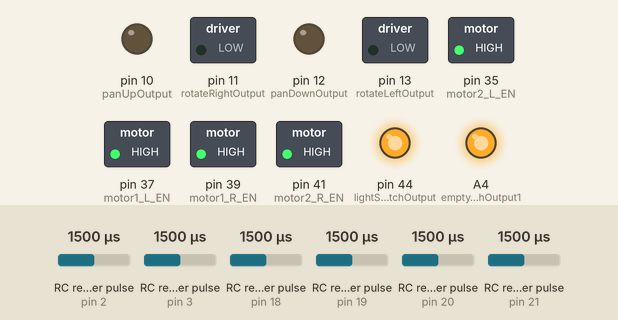
A sketch run on a simulated Arduino Mega 2560, built with avr-gcc and run on an emulated ATmega2560. Parts: switched loads named in the sketch (green lamp = pin HIGH), output pins drawn as LEDs (lit = HIGH). Wiring (inferred from the names in the program): 6 × RC receiver channel: data pin 2 / data pin 3 / data pin 18 / data pin 19 / data pin 20 / data pin 21. The test bench sets the inputs (shaded band); at power-on: RC receiver pulse (sensors on pin 2, pin 20, pin 21, pin 3, pin 18, pin 19) 1500 µs. Pins used as bus, display or sensor lines are not drawn.

Above: at 1.2 s.
1.3 s: RC receiver pulse (sensor on pin 2) set to 1213 µs
2.8 s: RC receiver pulse (sensor on pin 2) set to 1179 µs
At 3.5 s:
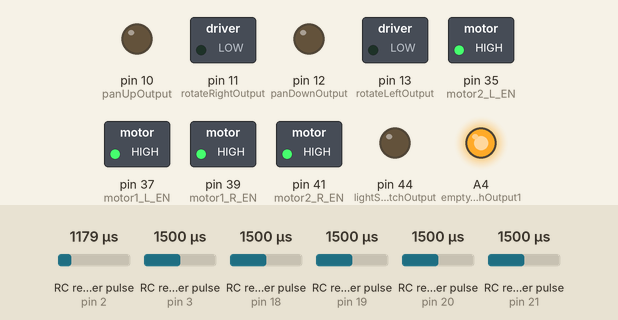
4.4 s: RC receiver pulse (sensor on pin 20) set to 1020 µs
At 5.7 s:
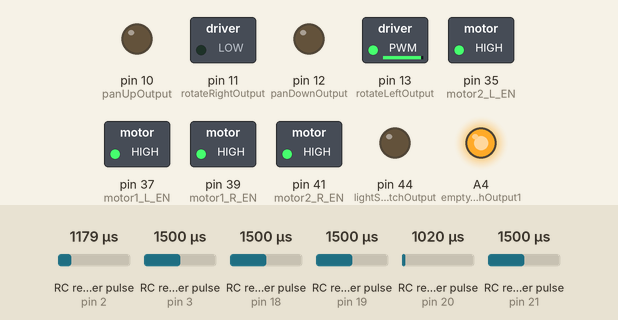
6.0 s: RC receiver pulse (sensor on pin 21) set to 1020 µs
At 7.2 s:
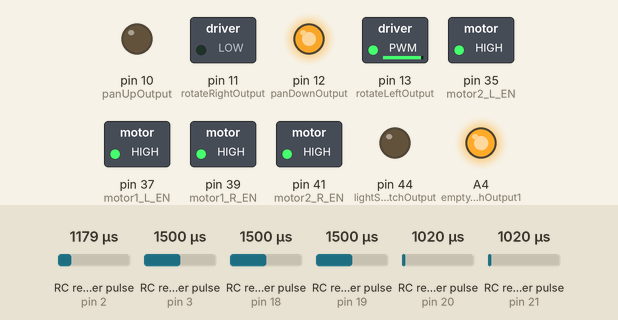
7.6 s: RC receiver pulse (sensor on pin 20) set to 1250 µs
At 9.1 s:
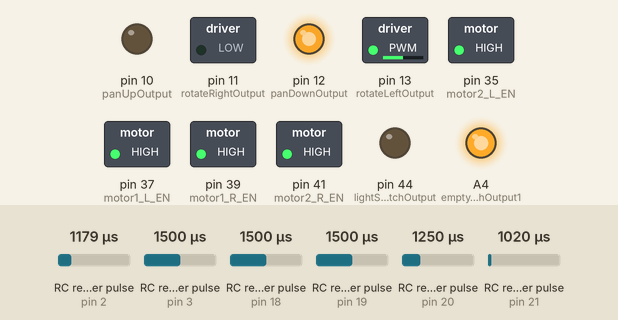
9.9 s: RC receiver pulse (sensor on pin 21) set to 1250 µs
At 10.4 s:
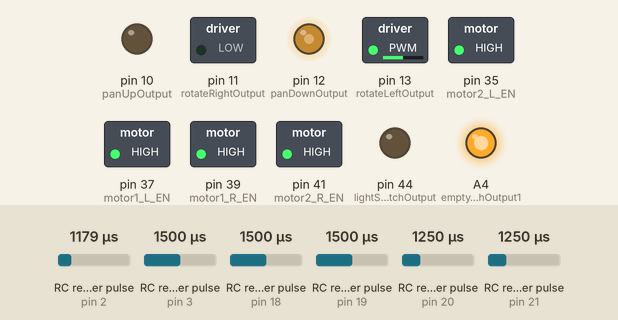
Timing chart, 0 to 12.5 s (numbered marks = the images above; inputs shaded):
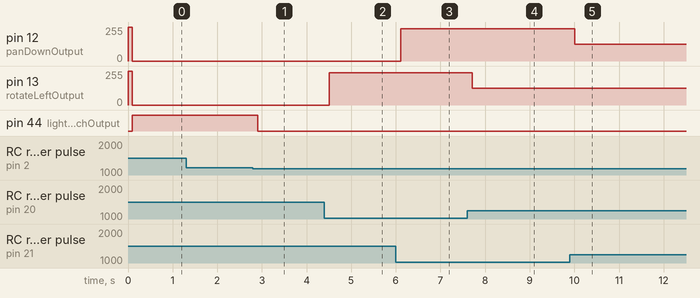

Measured:
- the behaviour switches between 1196 and 1195 µs on RC receiver pulse (sensor on pin 2) (found by bisection; images 0 and 1)
- after the input at 1.3 s, every drawn part: stays the same
- after the input at 2.8 s, pin 44 (lightSwitchOutput): HIGH → LOW after 0.10 s
- after the input at 4.4 s, pin 13 (rotateLeftOutput): 0/255 → 242/255 after 0.10 s
- after the input at 6.0 s, pin 12 (panDownOutput): 0/255 → 242/255 after 0.11 s
- after the input at 7.6 s, pin 13 (rotateLeftOutput): 242/255 → 126/255 after 0.11 s, → 124/255 0.60 s later, → 126/255 0.10 s later
- after the input at 9.9 s, pin 12 (panDownOutput): 242/255 → 126/255 after 0.11 s

The sketch:

mega-paintball-robot.ino
```cpp
//define RC input connections (all attach interupt pins) -> mega attach interupt pins = 2, 3, 18, 19, 20, 21
int ch1Input = 21; //right joystick vertical
int ch2Input = 20; //right joystick horizontal
int ch5Input = 19; //trigger safety - top left edge toggle
int ch6Input = 18; //trigger pull - top right edge toggle
int ch7Input = 2; //light on/off - top left 3 way switch
int ch8Input = 3; //camera on/off (top right 3 way switch)

//motor enable pins...
int motor1_R_EN = 39;
int motor1_L_EN = 37;
int motor2_R_EN = 41;
int motor2_L_EN = 35;

//Motor output Connections
int panUpOutput = 10;
int panDownOutput = 12;
int rotateRightOutput = 11;
int rotateLeftOutput = 13;

//camera output connection
int camera1PowerOutput = 9; // control camera & transmitter with this connection


//trigger output connections
int pullTriggerOutput = 43;
//light switch output pin
int lightSwitchOutput = 44;
//empty connection -> this shouldgo to white wired relay switch as a placeholder.
int emptySwitchOutput1 = A4;


//initialize startup variables
int motor1Rpmw = 0;
int motor1Lpmw = 0;
int motor2Rpmw = 0;
int motor2Lpmw = 0;
int safetySwitchState = 0;
int triggerSwitchState = 0;
int camera1SwitchState = 0;
int lightSwitchState = 0;

int motor1Speed = 0;
int motor2Speed = 0;
int centerPosition = 1500; // rc tx joystick center value for both vertical & horizontal
int joyposVert = 1500; //start out as centered
int joyposHorz = 1500; //start out as centered
int signalBuffer = 40; // used for joystick sensitivity


//initialize RC input variables & temp vars for calculations
volatile long ch1;
volatile long count0; // temporary variable for ch7
volatile long ch2;
volatile long count1; // temporary variable for ch8
volatile long ch5;
volatile long count2; // temporary variable for ch6
volatile long ch6; // servo value
volatile long count3; // temporary variable for ch5
volatile long ch7; // servo value
volatile long count4; // temporary variable for ch2
volatile long ch8; // servo value
volatile long count5; // temporary variable for ch1


void setup() {
  Serial.begin(9600);
  initRCInputPins();
  initSwitchPins();
  initDriveMotorPins();
}

void loop() {
  //serialPrintInputVars(); //used for testing -> function at page's bottom
  controlSwitches();
  controlTrigger();
  controlMotors();
}


void controlSwitches() {
  //ch8 = top right 3 way switch
  if (ch8 < 1200) {
    camera1SwitchState = 1;
  } else {
    camera1SwitchState = 0;
  }
  //ch7 = top left 3 way switch
  if (ch7 < 1200) {
    lightSwitchState = 1;
  } else {
    lightSwitchState = 0;
  }

  if (camera1SwitchState == 1) {
    digitalWrite(camera1PowerOutput, LOW);
  } else {
    digitalWrite(camera1PowerOutput, HIGH);
  }

  if (lightSwitchState == 1) {
    digitalWrite(lightSwitchOutput, LOW);
  } else {
    digitalWrite(lightSwitchOutput, HIGH);
  }

}


void controlTrigger() {
  if (ch5 > 1700) { //top left toggle switch in up position (safety Off)...
    //ch7 = top right toggle up = trigger pull...
    if (ch6 > 1700) {
      triggerSwitchState = 1;
    } else {
      triggerSwitchState = 0;
    }
    if (triggerSwitchState == 1) {
      digitalWrite(pullTriggerOutput, LOW);
      delay(100);
    } else {
      digitalWrite(pullTriggerOutput, HIGH);
    }
  } else {
      digitalWrite(pullTriggerOutput, HIGH);
  }
}


void controlMotors() {

  joyposVert = ch1;
  joyposHorz = ch2;

  //make sure values received from rc tx are in range that we're mapping...
  if (joyposVert > 2000) {
    joyposVert = 2000;
  } else if (joyposVert < 1000) {
    joyposVert = 1000;
  }
  if (joyposHorz > 2000) {
    joyposHorz = 2000;
  } else if (joyposHorz < 1000) {
    joyposHorz = 1000;
  }

  //make sure valid signal incoming..
  if ((joyposVert > 750) && (joyposHorz > 750)) {
    //handle motor 1 controller
    //handle up position...
    if (joyposVert > (centerPosition + signalBuffer)) {
      //Determine Motor Speeds
      motor1Speed = map(joyposVert, 1500, 2000, 0, 255); // motor 1... 0 is stopped, 255 is full reverse...
      //Serial.println(motor1Speed); //center: = 1492-1496, top = 2000, bottom = 992 ////good start position might be 1550
      analogWrite(panUpOutput, motor1Speed);
      analogWrite(panDownOutput, 0);

    //handle down position...
    } else if (joyposVert < (centerPosition - signalBuffer)) {
      //Determine Motor Speeds
      motor1Speed = map(joyposVert, 1500, 1000, 0, 255);// motor 1... 0 is stopped, 255 full forward...
      analogWrite(panUpOutput, 0);
      analogWrite(panDownOutput, motor1Speed);
    } else {
      // This is Stopped
      analogWrite(panUpOutput, 0);
      analogWrite(panDownOutput, 0);
    }

    //handle motor 2 controller
    //handle right position...
    if (joyposHorz > (centerPosition + signalBuffer)) {
      //Determine Motor Speeds
      motor2Speed = map(joyposHorz, 1500, 2000, 0, 255);
      analogWrite(rotateRightOutput, motor2Speed);
      analogWrite(rotateLeftOutput, 0);

    //handle left position...
    } else if (joyposHorz < (centerPosition - signalBuffer)) {
      //Determine Motor Speeds
      motor2Speed = map(joyposHorz, 1500, 1000, 0, 255);
      analogWrite(rotateRightOutput, 0);
      analogWrite(rotateLeftOutput, motor2Speed);
    } else {
      // This is Stopped
      analogWrite(rotateRightOutput, 0);
      analogWrite(rotateLeftOutput, 0);
    }

  }

  //Serial.println(motor1Speed);
  delay(100);

}


void initSwitchPins() {
  //initialize digital output pins to HIGH so we can sink any current supplied to them (they source current immediately when pinmode set)...
  digitalWrite(pullTriggerOutput, HIGH);
  digitalWrite(camera1PowerOutput, HIGH);
  digitalWrite(lightSwitchOutput, HIGH);
  digitalWrite(emptySwitchOutput1, HIGH);
  pinMode(pullTriggerOutput, OUTPUT);
  pinMode(camera1PowerOutput, OUTPUT);
  pinMode(lightSwitchOutput, OUTPUT);
  pinMode(emptySwitchOutput1, OUTPUT);

}

void initDriveMotorPins() {
  pinMode(motor1_R_EN, OUTPUT);
  pinMode(motor1_L_EN, OUTPUT);
  pinMode(motor2_R_EN, OUTPUT);
  pinMode(motor2_L_EN, OUTPUT);
  pinMode(panUpOutput, OUTPUT);
  pinMode(panDownOutput, OUTPUT);
  pinMode(rotateRightOutput, OUTPUT);
  pinMode(rotateLeftOutput, OUTPUT);
  digitalWrite(motor1_R_EN, HIGH);
  digitalWrite(motor1_L_EN, HIGH);
  digitalWrite(motor2_R_EN, HIGH);
  digitalWrite(motor2_L_EN, HIGH);
}


void initRCInputPins() {
  pinMode(ch1Input, INPUT);
  pinMode(ch2Input, INPUT);
  pinMode(ch5Input, INPUT);
  pinMode(ch6Input, INPUT);
  pinMode(ch7Input, INPUT);
  pinMode(ch8Input, INPUT);
  // Catch up and down
  #define int0 (PINE & 0x10) // PIN 2
  #define int1 (PINE & 0x20) // PIN 3
  #define int2 (PIND & 0b00001000) // PIN 18
  #define int3 (PIND & 0b00000100) // PIN 19
  #define int4 (PIND & 0b00000010) //pin 20
  #define int5 (PIND & 0b00000001) //pin 21
  attachInterrupt(2,handleInterrupt_P21,CHANGE); // PIN 21
  attachInterrupt(3,handleInterrupt_P20,CHANGE); // PIN 20
  attachInterrupt(4,handleInterrupt_P19,CHANGE); // PIN 19
  attachInterrupt(5,handleInterrupt_P18,CHANGE); // PIN 18
  attachInterrupt(0,handleInterrupt_P2,CHANGE);  // PIN 2
  attachInterrupt(1,handleInterrupt_P3,CHANGE); // PIN 3
}


//helper functions...

void handleInterrupt_P2() {
  if(int0)
    count0=micros(); // we got a positive edge
  else
   ch7=micros()-count0; // Negative edge: get pulsewidth
}

void handleInterrupt_P3() {
  if(int1)
    count1=micros(); // we got a positive edge
  else
   ch8=micros()-count1; // Negative edge: get pulsewidth
}

void handleInterrupt_P18() {
  if(int2)
    count2=micros(); // we got a positive edge
  else
   ch6=micros()-count2; // Negative edge: get pulsewidth
}

void handleInterrupt_P19() {
  if(int3)
    count3=micros(); // we got a positive edge
  else
   ch5=micros()-count3; // Negative edge: get pulsewidth
}


void handleInterrupt_P20() {
  if(int4)
    count4=micros(); // we got a positive edge
  else
   ch2=micros()-count4; // Negative edge: get pulsewidth
}

void handleInterrupt_P21() {
  if(int5)
    count5=micros(); // we got a positive edge
  else
   ch1=micros()-count5; // Negative edge: get pulsewidth
}


void serialPrintInputVars() {
  delay(1000);
  Serial.println(ch1); //center: = 1492-1496, top = 2000, bottom = 992 ////good start position might be 1550
  Serial.println(ch2); //center = 1492-1500, left = 992, right = 1992-1996
  Serial.println(ch5); //down = 992 - 998, up = 1992-1996
  Serial.println(ch6); //down = 992 - 998, up = 1992-1996
  Serial.println(ch7); //up: 988, center = 1492, down = 1992
  Serial.println(ch8); //up: 992, center = 1496, down = 1996
}
```
